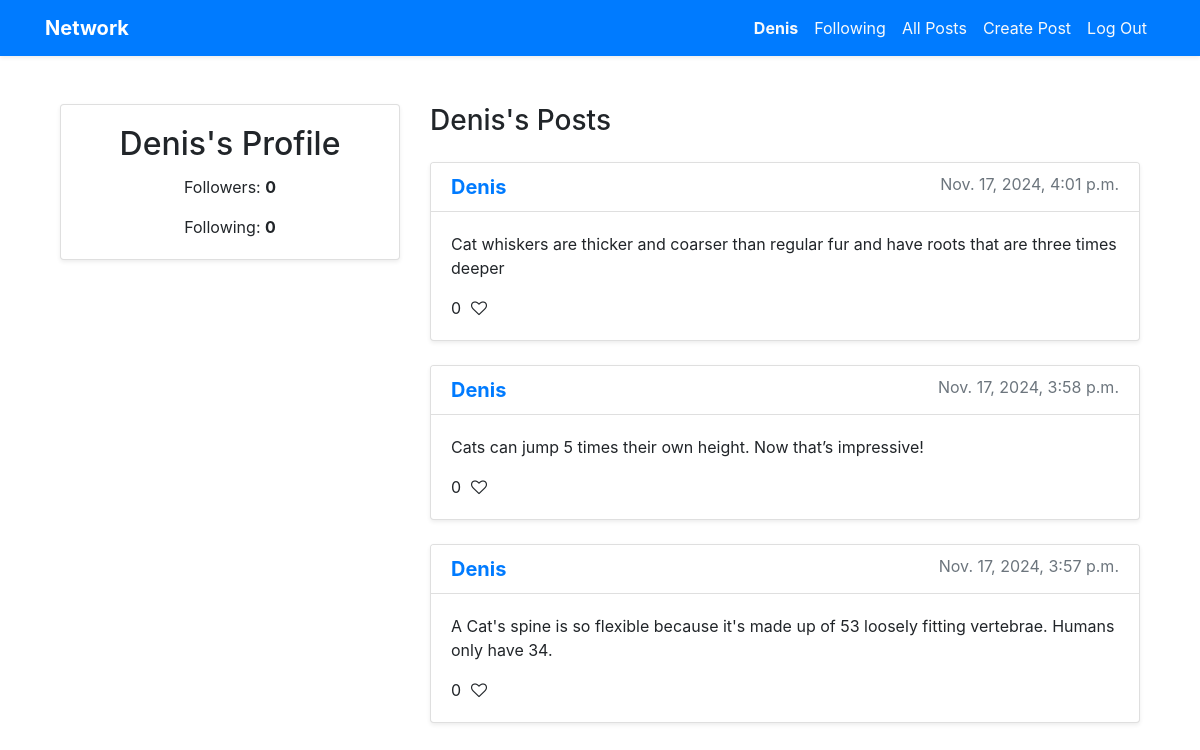
/profile/2 (signed in), run on the app's committed database.
### network/models.py (models this page shows, shortened)
class User(AbstractUser):
    pass

class Post(models.Model):
    user = models.ForeignKey(User, on_delete=models.CASCADE, related_name="posts")
    content = models.TextField()
    timestamp = models.DateTimeField(auto_now_add=True)
    def like_count(self):
        return self.likes.count()

### network/views.py (the view)
# urls.py: path("profile/<int:user_id>", views.profile, name="profile"),
@login_required
def profile(request, user_id):
    user_profile = get_object_or_404(User, pk=user_id)
    posts = user_profile.posts.all().order_by("-timestamp")
    followers_count = user_profile.followers.count()
    following_count = user_profile.following.count()
    is_following = request.user.is_authenticated and Follow.objects.filter(user=request.user, followed_user=user_profile).exists()
    return render(request, "network/profile.html", {
        "user_profile": user_profile,
        "posts": posts,
        "followers_count": followers_count,
        "following_count": following_count,
        "is_following": is_following
    })

### network/templates/network/profile.html (shortened to what this page needs)
{% extends "network/layout.html" %}
{% load static %}
{% block body %}
<div class="container mt-5">
    <div class="row">
        <div class="col-md-4">
            <div class="card shadow-sm mb-4">
                <div class="card-body text-center">
                    <h2 class="card-title">{{ user_profile.username }}'s Profile</h2>
                    <p class="card-text">Followers: <span id="followers-count" class="font-weight-bold">{{ followers_count }}</span></p>
                    <p class="card-text">Following: <span class="font-weight-bold">{{ following_count }}</span></p>
                </div>
            </div>
        </div>
        <div class="col-md-8">
            <h3 class="mb-4">{{ user_profile.username }}'s Posts</h3>
            {% for post in posts %}
                <div class="card mb-4 shadow-sm">
                    <div class="card-header bg-white">
                        <h5 class="card-title mb-0">
                            <a href="{% url 'profile' post.user.id %}" class="text-primary font-weight-bold">{{ post.user.username }}</a>
                            <small class="text-muted float-right">{{ post.timestamp }}</small>
                        </h5>
                    </div>
                    <div class="card-body">
                        <p class="card-text">{{ post.content }}</p>
                        <div class="d-flex align-items-center mt-3">
                            <div class="like-section mr-3">
                                <span id="like-count-{{ post.id }}" class="like-count">{{ post.like_count }}</span>
                                <i class="fa fa-heart-o like-icon" data-post-id="{{ post.id }}"></i>
                            </div>
                        </div>
                    </div>
                </div>
            {% empty %}
                <div class="text-center text-muted">
                    <p>No posts yet.</p>
                </div>
            {% endfor %}
        </div>
    </div>
</div>
{% endblock %}

### network/templates/network/layout.html (shortened to what this page needs)
{% load static %}
<!DOCTYPE html>
<html lang="en">
    <head>
        <link rel="stylesheet" href="https://stackpath.bootstrapcdn.com/bootstrap/4.4.1/css/bootstrap.min.css">
        <link href="{% static 'network/styles.css' %}" rel="stylesheet">
        <link rel="stylesheet" href="https://cdnjs.cloudflare.com/ajax/libs/font-awesome/4.7.0/css/font-awesome.min.css">
    </head>
    <body>
        <nav class="navbar navbar-expand-lg navbar-dark bg-primary shadow-sm">
            <div class="container">
                <a class="navbar-brand font-weight-bold" href="{% url 'index' %}">Network</a>
                <div class="collapse navbar-collapse" id="navbarNav">
                    <ul class="navbar-nav ml-auto">
                        {% if user.is_authenticated %}
                            <li class="nav-item">
                                <a class="nav-link text-light" href="{% url 'profile' user.id %}">
                                    <strong>{{ user.username }}</strong>
                                </a>
                            </li>
                            <li class="nav-item">
                                <a class="nav-link text-light" href="{% url 'following_posts' %}">Following</a>
                            </li>
                        {% endif %}
                        <li class="nav-item">
                            <a class="nav-link text-light" href="{% url 'all_posts' %}">All Posts</a>
                        </li>
                        {% if user.is_authenticated %}
                            <li class="nav-item">
                                <a class="nav-link text-light" href="{% url 'create_post' %}">Create Post</a>
                            </li>
                            <li class="nav-item">
                                <a class="nav-link text-light" href="{% url 'logout' %}">Log Out</a>
                            </li>
                        {% endif %}
                    </ul>
                </div>
            </div>
        </nav>
        <div class="container mt-5">
            {% block body %}
            {% endblock %}
        </div>
    </body>
</html>

### network/static/network/styles.css (style rules this page uses)
.like-section { display: flex; align-items: center; }
.like-icon { font-size: 24px; margin-left: 10px; cursor: pointer; transition: color 0.3s ease; }

### data on the page
User: username "Denis"
Post: user.username "Denis", timestamp "Nov. 17, 2024, 4:01 p.m.", content "Cat whiskers are thicker and coarser than regular fur and have roots that are three times deeper", like_count "0"
Post: user.username "Denis", timestamp "Nov. 17, 2024, 3:58 p.m.", content "Cats can jump 5 times their own height. Now that’s impressive!", like_count "0"
Post: user.username "Denis", timestamp "Nov. 17, 2024, 3:57 p.m.", content "A Cat's spine is so flexible because it's made up of 53 loosely fitting vertebrae. Humans only have 34.", like_count "0"

### other printed values
{{ followers_count }} "0"
{{ following_count }} "0"
